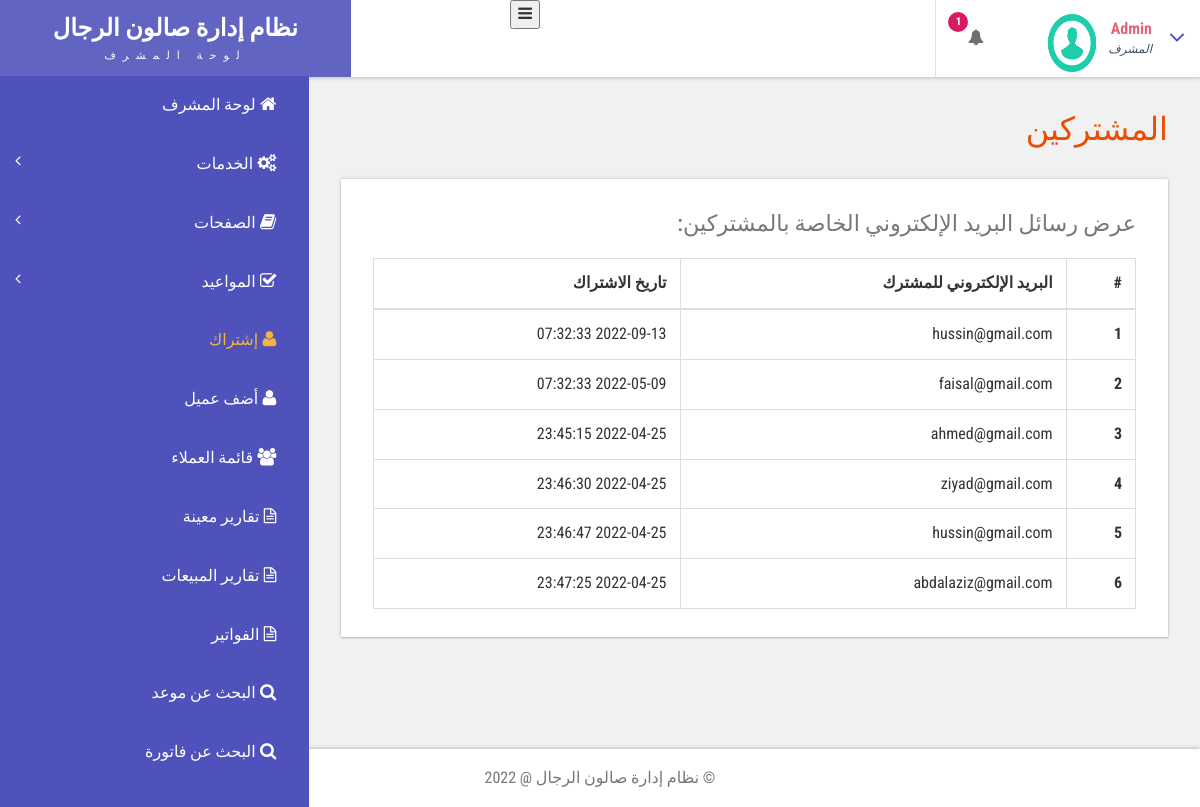
The app's page /admin/subcriber.php (signed in) with its own data.
### tables this page shows
CREATE TABLE `tblsubscriber` (
  `ID` int(5) NOT NULL,
  `Email` varchar(200) DEFAULT NULL,
  `DateofSub` timestamp NOT NULL DEFAULT CURRENT_TIMESTAMP
);

### admin/subcriber.php (the view, shortened to what this page needs)
<?php
include('includes/dbconnection.php');
if (strlen($_SESSION['bpmsaid']==0)) {
  header('location:logout.php');
  } else{
  ?>
<!DOCTYPE HTML>
<html lang="ar">
<head>
<link href="css/bootstrap.css" rel='stylesheet' type='text/css' />
<link href="css/style.css" rel='stylesheet' type='text/css' />
<link href="css/font-awesome.css" rel="stylesheet">
<link href="css/animate.css" rel="stylesheet" type="text/css" media="all">
<link href="css/custom.css" rel="stylesheet">
</head>
<body class="cbp-spmenu-push" dir="rtl">
	<div class="main-content">
		 <?php include_once('includes/sidebar.php');?>
		 <?php include_once('includes/header.php');?>
		<div id="page-wrapper">
			<div class="main-page">
				<div class="tables">
					<h3 class="title1"> المشتركين</h3>
					<div class="table-responsive bs-example widget-shadow">
						<h4>عرض رسائل البريد الإلكتروني الخاصة بالمشتركين:</h4>
						<table class="table table-bordered"> <thead> <tr> <th>#</th> <th>البريد الإلكتروني للمشترك</th> <th>تاريخ الاشتراك</th> </tr> </thead> <tbody>
<?php
$ret=mysqli_query($con,"select *from   tblsubscriber");
$cnt=1;
while ($row=mysqli_fetch_array($ret)) {
?>
						 <tr> <th scope="row"><?php echo $cnt;?></th> <td><?php  echo $row['Email'];?></td> <td><?php  echo $row['DateofSub'];?></td> </tr>   <?php
$cnt=$cnt+1;
}?></tbody> </table>
					</div>
				</div>
			</div>
		</div>
		 <?php include_once('includes/footer.php');?>
	</div>
</body>
</html>
<?php }  ?>

### admin/includes/header.php (shortened to what this page needs)
<div class="sticky-header header-section ">
      <div class="header-left">
        <button id="showLeftPush"><i class="fa fa-bars"></i></button>
        <div class="logo">
          <a href="index.html">
            <h1>نظام إدارة صالون الرجال  </h1>
            <span>لوحة المشرف</span>
          </a>
        </div>
      </div>
      <div class="header-right">
        <div class="profile_details_left">
          <ul class="nofitications-dropdown">
            <?php
$ret1=mysqli_query($con,"select ID,Name from  tblappointment where Status=''");
$num=mysqli_num_rows($ret1);
?>
            <li class="dropdown head-dpdn">
              <a href="#" class="dropdown-toggle" data-toggle="dropdown" aria-expanded="false"><i class="fa fa-bell"></i><span class="badge blue"><?php echo $num;?></span></a>
            </li>
          </ul>
          <div class="clearfix"> </div>
        </div>
        <div class="profile_details">
        <?php
$adid=$_SESSION['bpmsaid'];
$ret=mysqli_query($con,"select AdminName from tbladmin where ID='$adid'");
$row=mysqli_fetch_array($ret);
$name=$row['AdminName'];
?>
          <ul>
            <li class="dropdown profile_details_drop">
              <a href="#" class="dropdown-toggle" data-toggle="dropdown" aria-expanded="false">
                <div class="profile_img">
                  <span class="prfil-img"><img src="images/download (1).png" alt="" width="50" height="60"> </span>
                  <div class="user-name">
                    <p><?php echo $name; ?></p>
                    <span>المشرف</span>
                  </div>
                  <i class="fa fa-angle-down lnr"></i>
                  <div class="clearfix"></div>
                </div>
              </a>
            </li>
          </ul>
        </div>
      </div>
      <div class="clearfix"> </div>
    </div>

### admin/css/style.css (style rules this page uses)
h4, h5, h6, h1, h2, h3 { margin: 0; }
ul, ol { margin: 0; }
p { margin: 0; }
html, body { font-family: 'Roboto Condensed', sans-serif; font-size: 100%; overflow-x: hidden; background: #fff; }
body a { transition: 0.5s all ease; -webkit-transition: 0.5s all ease; -moz-transition: 0.5s all ease; -o-transition: 0.5s all ease; -ms-transition: 0.5s all ease; text-decoration:none; }
h1,h2,h3,h4,h5,h6 { margin:0; }
p { margin:0; }
ul,label { margin:0; padding:0; }
.main-content { position: relative; }
.sticky-header { position: fixed; top: 0; left:0px; width: 100%; z-index: 100; }
.header-section { background:#FFF; box-shadow: 1px 1px 4px rgba(0, 0, 0, 0.21); -webkit-box-shadow: 1px 1px 4px rgba(0, 0, 0, 0.21); -moz-box-shadow: 1px 1px 4px rgba(0, 0, 0, 0.21); -o-box-shadow: 1px 1px 4px rgba(0, 0, 0, 0.21); }
.header-section::after { clear: both; display: block; content: ''; }
.header-left { float: left; width: 45%; }
.header-right { float: right; }
.cbp-spmenu-push { overflow-x: hidden; position: relative; }
.cbp-spmenu, .cbp-spmenu-push { -webkit-transition: all 0.3s ease; -moz-transition: all 0.3s ease; transition: all 0.3s ease; }
.cbp-spmenu-push div#page-wrapper { margin: 0 0 0 19.3em; transition:.5s all; -webkit-transition:.5s all; -moz-transition:.5s all; }
.fa { display: inline-block; font-family: FontAwesome; font-style: normal; font-weight: normal; line-height: 1; -webkit-font-smoothing: antialiased; -moz-osx-font-smoothing: grayscale; }
.logo { background: #6164C1; text-align: center; float: left; }
.logo a { padding: 0.9em 3.3em .7em; display: block; text-decoration: none; }
.logo a h1 { color: #fff; font-size: 1.5em; line-height: 1.2em; font-weight: 700; }
.logo a span { color: #F8F8F8; font-size: .7em; text-align: center; letter-spacing: 7px; }
.profile_details_left { float: left; }
li.dropdown.head-dpdn { display: inline-block; padding: 1.7em 0; border-left: 1px solid #E0E0E0; float: left; }
li.dropdown.head-dpdn a.dropdown-toggle { padding: 1.7em 2em; }
i.fa.fa-bell { color:#6F6F6F; }
.header-right span.badge { font-size: 11px; font-weight: bold; color: #FFF; background: #8BC34A; line-height: 15px; width: 20px; height: 20px; border-radius: 2em; -webkit-border-radius: 2em; -moz-border-radius: 2em; -o-border-radius: 2em; text-align: center; display: inline-block; position: absolute; top: 16%; padding: 2px 0 0; }
.header-right span.blue { background-color:#D81B60; }
.profile_details { float: right; }
.profile_details_drop a.dropdown-toggle { display:block; padding: 0.8em 3em 0 2em; }
.profile_img span.prfil-img { float:left; }
.user-name { float:left; margin-top:8px; margin-left:11px; height:35px; }
.profile_details ul li { list-style-type:none; position:relative; }
.profile_details li a i.fa.lnr { position: absolute; top: 34%; right: 8%; color: #4F52BA; font-size: 1.6em; }
.user-name p { font-size:1em; color:#DD6777; line-height:1em; font-weight:700; }
.user-name span { font-size: .75em; font-style: italic; color: #424f63; font-weight: normal; margin-top: .3em; }
.widget-shadow { background-color: #fff; box-shadow: 0 -1px 3px rgba(0,0,0,.12),0 1px 2px rgba(0,0,0,.24); -webkit-box-shadow: 0 -1px 3px rgba(0,0,0,.12),0 1px 2px rgba(0,0,0,.24); -moz-box-shadow: 0 -1px 3px rgba(0,0,0,.12),0 1px 2px rgba(0,0,0,.24); }
h3.title1 { font-size: 2em; color: #e94e02; margin-bottom: 0.8em; }
.table > thead > tr > th, .table > tbody > tr > th, .table > tfoot > tr > th, .table > thead > tr > td, .table > tbody > tr > td, .table > tfoot > tr > td { border-top: none; }
.tables h4 { font-size: 1.4em; margin-bottom: 1em; color: #777777; }
.tables .panel-body ,.tables .bs-example { padding: 2em 2em 0.5em; }
.tables .table > thead > tr > th, .tables .table > tbody > tr > th, .tables .table > tfoot > tr > th, .tables .table > thead > tr > td, .tables .table > tbody > tr > td, .tables .table > tfoot > tr > td { padding: 13px; border-top: 1px solid #E0E0E0; }
.bs-example { margin-top: 2em; }

### admin/css/custom.css (style rules this page uses)
#page-wrapper { padding:7em 2em 2.5em; background-color: #F1F1F1; }

### records on screen
tblsubscriber: Email "hussin@gmail.com", DateofSub "2022-09-13 07:32:33"
tblsubscriber: Email "faisal@gmail.com", DateofSub "2022-05-09 07:32:33"
tblsubscriber: Email "ahmed@gmail.com", DateofSub "2022-04-25 23:45:15"
tblsubscriber: Email "ziyad@gmail.com", DateofSub "2022-04-25 23:46:30"
tblsubscriber: Email "hussin@gmail.com", DateofSub "2022-04-25 23:46:47"
tblsubscriber: Email "abdalaziz@gmail.com", DateofSub "2022-04-25 23:47:25"

### other values on screen
$num "1"
$name "Admin"
